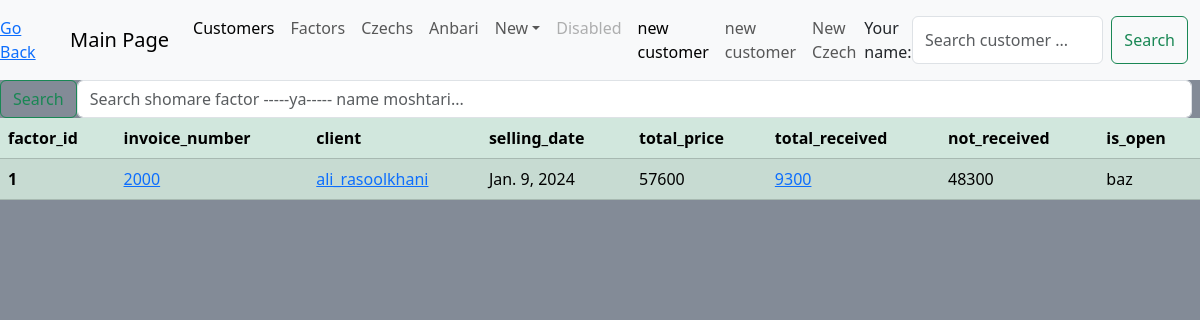
The page /factor/home/ on the database as committed earlier.
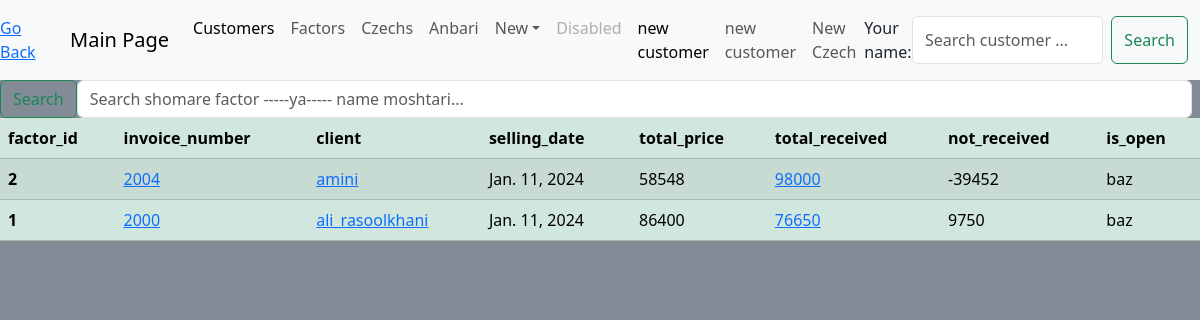
The same page on the database as committed later.
### factor0/models.py (models this page shows, shortened)
class Invoice(models.Model):
    invoice_number = models.IntegerField(blank=True, null=True, default=2000, unique=True)
    client = models.ForeignKey(Client, on_delete=models.SET_NULL, null=True)
    amount = models.IntegerField(null=True, default=240)
    roll = models.ManyToManyField(Roll)
    received = models.ForeignKey(Received, on_delete=models.SET_NULL, blank=True, null=True)
    selling_date = models.DateField(auto_now_add=True)
    updated = models.DateField(auto_now=True)
    @property
    def total_price(self):
        if self.roll.exists():
            if self.roll.filter(material__in=['nil', 'bangal']).exists():
                total_pricee = sum(roll.weight * (self.amount or 0) for roll in self.roll.all())
            else:
                total_pricee = sum(roll.meter * (self.amount or 0) for roll in self.roll.all())
        else:
            total_pricee = 0
        return total_pricee
    @property
    def not_received(self):
        total_received = self.received.total_received if self.received else 0
        remaining = self.total_price - total_received
        return remaining or 0
    @property
    def is_open(self):
        if self.not_received == 0:
            return "baste"
        else:
            return "baz"
    class Meta:
        ordering = ['-invoice_number', ]
        verbose_name_plural = "Invoices"

class Roll(models.Model):
    material = models.CharField(max_length=16, default='nil-bangal')
    dyeing = models.CharField(max_length=30, default='sooper_derakhshan')
    weight = models.FloatField(blank=True, null=True)
    meter = models.IntegerField(null=True, default=120)
    used_in_invoice = models.BooleanField(default=False, null=True)
    class Meta:
        ordering = ['-material', '-weight', '-meter', ]
        verbose_name_plural = "Rolls"

### customer0/models.py (models this page shows, shortened)
class Client(models.Model):
    name = models.CharField(max_length=50, unique=True)
    national_code = models.CharField(max_length=16, blank =True, null = True, unique=True)
    phonr_number = models.CharField(max_length=16, unique=True)
    address = models.TextField()
    creditـlimit = models.CharField(max_length=16)
    class Meta:
        ordering = ['name', ]
        verbose_name_plural = "Clients"
    def __str__(self) -> str:
        return self.name[0:50]

### chek0/models.py (models this page shows, shortened)
class Received(models.Model):
    chek = models.ManyToManyField(Czech, blank=True)
    cash = models.IntegerField(blank=True, null=True)
    date = models.DateField(auto_now_add=True)
    updated = models.DateField(auto_now=True)
    @property
    def total_received(self):
        total_price = sum(int(t.amount) or 0 for t in self.chek.all())
        total_cash = self.cash or 0
        total = total_price + total_cash
        return total or 0

class Czech(models.Model):
    chec_bearer = models.ForeignKey(Client, null=True, on_delete=models.SET_NULL)
    check_book = models.IntegerField(unique=True)
    sayad = models.CharField(max_length=16, unique=True)
    dueـdate = models.CharField(max_length=15)
    amount = models.CharField(max_length=20)
    national_code = models.CharField(max_length=20, unique=True)
    destination = models.CharField(max_length=100, null=True, blank=True)
    dueـdate = models.DateField(auto_now_add=True)
    updated = models.DateField(auto_now=True)
    holder = models.CharField(max_length=100, null=True, blank=True)
    class RegistereChoice(models.TextChoices):
        Yes = 'yes'
        No = 'no'
    is_registered = models.CharField(max_length=16, choices =RegistereChoice, default=RegistereChoice.No)
    class Meta:
        ordering = ['-check_book', ]
    check_photo = models.ImageField( blank=True, null=True, upload_to="chekha")

### factor0/views.py (the view)
# urls.py: path('home/', views.kole_factor_ha, name='home'),
def kole_factor_ha(request):
    factor_ha = Invoice.objects.all()
    q_factor = request.GET.get("q_factor") if request.GET.get("q_factor") else ''
    factors = factor_ha.filter(Q(invoice_number__icontains=q_factor)|Q(client__name__icontains=q_factor))
    content = ({'factors': factors })
    return render(request, 'factor0/home.html', content)

### factor0/templates/factor0/home.html (shortened to what this page needs)
{% extends 'main.html' %}
{% block content %}
<table class="table table-success table-striped">
    <thead>
      <tr>
        <th scope="col">factor_id</th>
        <th scope="col">invoice_number</th>
        <th scope="col">client </th>
        <th scope="col">selling_date </th>
        <th scope="col">total_price</th>
        <th scope="col">total_received</th>
        <th scope="col">not_received</th>
        <th scope="col">is_open</th>
      </tr>
    </thead>
    <tbody>
        {% for factor in factors %}
        <tr>
            <th scope="row">{{factor.id}}</th>
            <td><a href = "{% url 'factor:profile' factor.id %}" > {{factor.invoice_number}} </td>
            <td><a href = "{% url 'customer:profile' factor.client.id %}" > {{factor.client}} </td>
            <td>{{factor.selling_date}}</td>
            <td>{{factor.total_price}}</td>
            <td>
                <a href = "{% url 'chek:daryafti_profile' factor.id %}" > {{factor.received.total_received}} </td>
            <td>{{factor.not_received}}</td>
            <td>{{factor.is_open}}</td>
        </tr>
        {% endfor %}
    </tbody>
</table>
{% endblock content %}

### templates/main.html (shortened to what this page needs)
<!DOCTYPE html>
<html>
<head>
    <link href="https://cdn.jsdelivr.net/npm/bootstrap@5.3.2/dist/css/bootstrap.min.css"
    rel="stylesheet"
>
</head>
<body>
    <body style="background-color:#838b97">
    {% include 'navbar.html' %}
    {% include 'search.html' %}
    {% block content %}
    {% endblock content %}
</body>
</html>

### templates/navbar.html (shortened to what this page needs)
<nav class="navbar navbar-expand-lg bg-body-tertiary">
    <a href="{{request.META.HTTP_REFERER}}">Go Back</a>
    <div class="container-fluid">
      <a class="navbar-brand" href="/">Main Page</a>
      <div class="collapse navbar-collapse" id="navbarSupportedContent">
        <ul class="navbar-nav me-auto mb-2 mb-lg-0">
          <li class="nav-item">
            <a class="nav-link active" aria-current="page" href="{% url 'customer:home' %}">Customers</a>
          </li>
          <li class="nav-item">
            <a class="nav-link" href="{% url 'factor:home' %}">Factors</a>
          </li>
          <li class="nav-item">
            <a class="nav-link" href="{% url 'chek:home' %}">Czechs</a>
          </li>
          <li class="nav-item">
            <a class="nav-link" href="{% url 'factor:anbar' %}">Anbari</a>
          </li>
        <li class="nav-item dropdown">
            <a class="nav-link dropdown-toggle" href="#" role="button" data-bs-toggle="dropdown" aria-expanded="true">New</a>
        </li>
        <li class="nav-item">
            <a class="nav-link disabled" aria-disabled="true">Disabled</a>
        </li>
        <li class="nav-item">
          <a class="nav-link active" aria-current="page" href="{% url 'customer:create' %}">new customer</a>
        </li>
        <li class="nav-item">
          <a class="nav-link" href="{% url 'chek:create' %}">new customer</a>
        </li>
        <li class="nav-item">
          <a class="nav-link" href="{% url 'factor:create' %}">New Czech</a>
        </ul>
        <form class="d-flex" role="search" method="GET" action="/customer/home" >
            <label for="your_name">Your name: </label>
            <input class="form-control me-2" type="texr" name="q"  placeholder="Search customer ..." aria-label="Search" >
            <button class="btn btn-outline-success" type="submit">Search</button>
        </form>
      </div>
    </div>
  </nav>

### templates/search.html (shortened to what this page needs)
{% if request.path|slice:"9" == "/customer" %}
    <form class="d-flex" role="search" method="GET" action="/customer/home" >
        <label for="your_name">Your name: </label>
        <input class="form-control me-2" type="texr" name="q_customer"  placeholder="Search customer ..." aria-label="Search" >
        <button class="btn btn-outline-success" type="submit">Search</button>
    </form>
{% elif request.path|slice:"7" == "/factor" %}
    <form class="d-flex" role="search" method="GET" action="/factor/home" >
        <button class="btn btn-outline-success" type="submit">Search</button>
        <input class="form-control me-2" type="texr" name="q_factor"
        placeholder="Search shomare factor -----ya----- name moshtari..." aria-label="Search" >
    </form>
{% endif %}

Rows that differ between the two databases and show on the page:
added Invoice: id "2", invoice_number "2004", client "amini", selling_date "Jan. 11, 2024", total_price "58548", received.total_received "98000", not_received "-39452", is_open "baz"
changed Invoice "ali_rasoolkhani": selling_date "Jan. 9, 2024" → "Jan. 11, 2024"; total_price "57600" → "86400"; received.total_received "9300" → "76650"; not_received "48300" → "9750"
